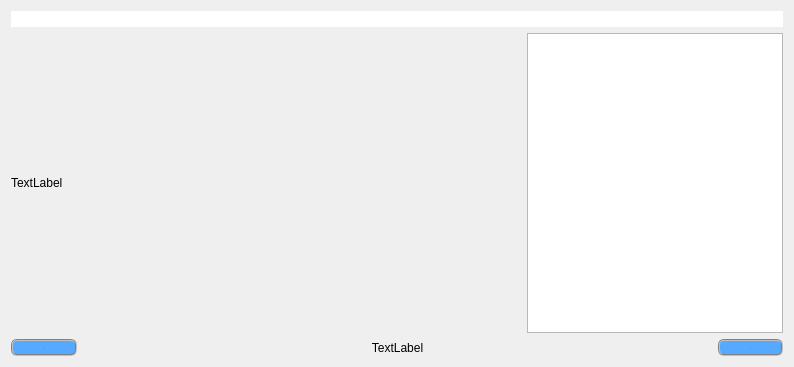
        <widget class="QWidget" name="tab_4">
         <attribute name="title">
          <string>舆情速览</string>
         </attribute>
         <layout class="QVBoxLayout" name="verticalLayout_10">
          <item>
           <layout class="QVBoxLayout" name="verticalLayout_9">
            <item>
             <widget class="QLineEdit" name="lineEdit_2">
              <property name="font">
               <font>
                <family>微软雅黑</family>
                <pointsize>-1</pointsize>
               </font>
              </property>
              <property name="styleSheet">
               <string notr="true">border-radius:20px;</string>
              </property>
             </widget>
            </item>
            <item>
             <layout class="QHBoxLayout" name="horizontalLayout_15">
              <item>
               <layout class="QVBoxLayout" name="verticalLayout_8">
                <property name="rightMargin">
                 <number>10</number>
                </property>
                <item>
                 <widget class="QLabel" name="label_7">
                  <property name="sizePolicy">
                   <sizepolicy hsizetype="Minimum" vsizetype="Minimum">
                    <horstretch>0</horstretch>
                    <verstretch>0</verstretch>
                   </sizepolicy>
                  </property>
                  <property name="minimumSize">
                   <size>
                    <width>500</width>
                    <height>300</height>
                   </size>
                  </property>
                  <property name="text">
                   <string>TextLabel</string>
                  </property>
                 </widget>
                </item>
               </layout>
              </item>
              <item>
               <widget class="QTextEdit" name="textEdit_5">
                <property name="minimumSize">
                 <size>
                  <width>100</width>
                  <height>0</height>
                 </size>
                </property>
                <property name="font">
                 <font>
                  <family>微软雅黑</family>
                  <pointsize>-1</pointsize>
                 </font>
                </property>
                <property name="styleSheet">
                 <string notr="true"/>
                </property>
               </widget>
              </item>
             </layout>
            </item>
            <item>
             <layout class="QHBoxLayout" name="horizontalLayout_16">
              <item>
               <layout class="QHBoxLayout" name="horizontalLayout_17">
                <property name="rightMargin">
                 <number>20</number>
                </property>
                <item>
                 <widget class="QPushButton" name="pushButton_6">
                  <property name="sizePolicy">
                   <sizepolicy hsizetype="Fixed" vsizetype="Fixed">
                    <horstretch>0</horstretch>
                    <verstretch>0</verstretch>
                   </sizepolicy>
                  </property>
                  <property name="font">
                   <font>
                    <family>微软雅黑</family>
                    <pointsize>-1</pointsize>
                   </font>
                  </property>
                  <property name="styleSheet">
                   <string notr="true">QPushButton
{
    color:black;
	border:2px groove gray;
	border-radius:6px;
	padding:5px 30px;
	background-color: rgb(85, 170, 255);
}

QPushButton:hover
{
    color:black;
	border:2px groove gray;
	border-radius:6px;
    background-color:rgb(44 , 137 , 255);
}

QPushButton:pressed
{
    color:black;
    background-color:rgb(14 , 135 , 228);
    padding-left:31px;
    padding-top:6px;
}</string>
                  </property>
                  <property name="text">
                   <string>&lt;-</string>
                  </property>
                 </widget>
                </item>
               </layout>
              </item>
              <item>
               <widget class="QLabel" name="label_8">
                <property name="text">
                 <string>TextLabel</string>
                </property>
                <property name="alignment">
                 <set>Qt::AlignCenter</set>
                </property>
               </widget>
              </item>
              <item>
               <layout class="QHBoxLayout" name="horizontalLayout_18">
                <property name="leftMargin">
                 <number>20</number>
                </property>
                <item>
                 <widget class="QPushButton" name="pushButton_7">
                  <property name="sizePolicy">
                   <sizepolicy hsizetype="Fixed" vsizetype="Fixed">
                    <horstretch>0</horstretch>
                    <verstretch>0</verstretch>
                   </sizepolicy>
                  </property>
                  <property name="font">
                   <font>
                    <family>微软雅黑</family>
                    <pointsize>-1</pointsize>
                   </font>
                  </property>
                  <property name="styleSheet">
                   <string notr="true">QPushButton
{
    color:black;
	border:2px groove gray;
	border-radius:6px;
	padding:5px 30px;
	background-color: rgb(85, 170, 255);
}

QPushButton:hover
{
    color:black;
	border:2px groove gray;
	border-radius:6px;
    background-color:rgb(44 , 137 , 255);
}

QPushButton:pressed
{
    color:black;
    background-color:rgb(14 , 135 , 228);
    padding-left:31px;
    padding-top:6px;
}</string>
                  </property>
                  <property name="text">
                   <string>-&gt;</string>
                  </property>
                 </widget>
                </item>
               </layout>
              </item>
             </layout>
            </item>
           </layout>
          </item>
         </layout>
        </widget>
